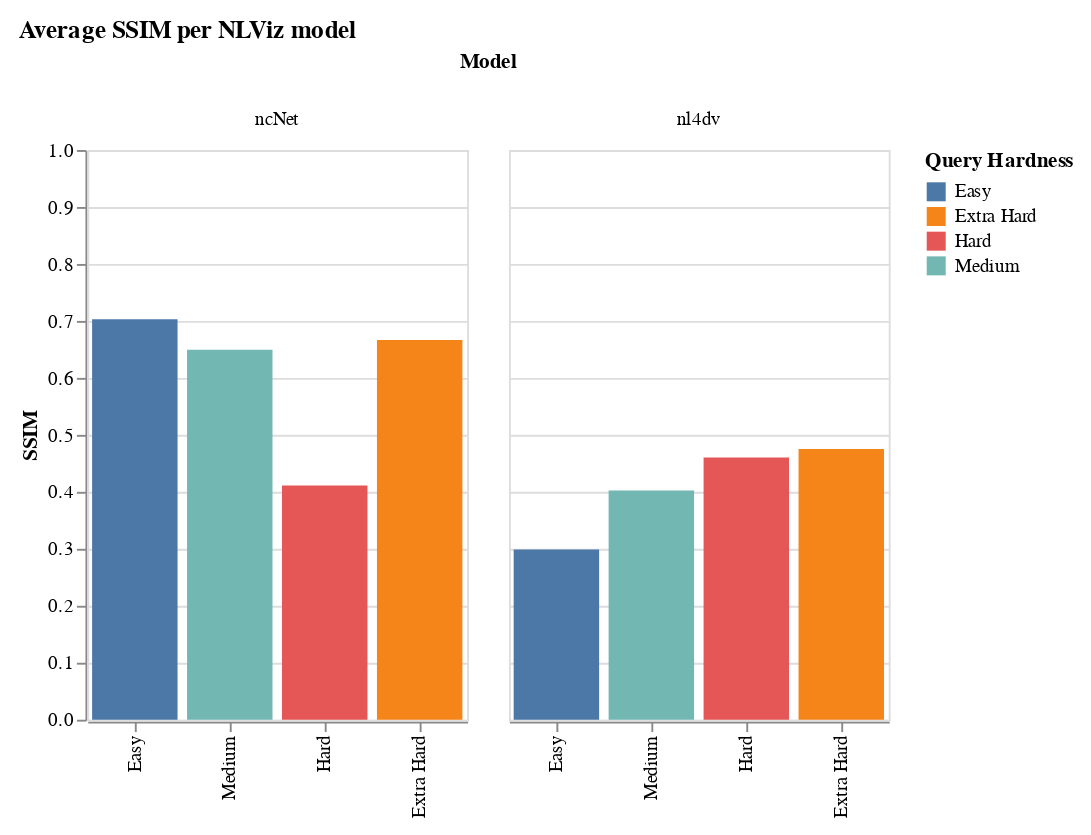

Notebook source saved alongside this figure:
### Code cell
bars = (
    alt.Chart(all_ssim_aggregate_with_hardness)
    .mark_bar()
    .encode(
        x=alt.X("hardness:N", axis=alt.Axis(title=""), sort=["Easy", "Medium", "Hard", "Extra Hard"]),
        y=alt.Y(
            "avg_ssim", scale=alt.Scale(domain=[0, 1]), axis=alt.Axis(title="SSIM")
        ),
        color=alt.Color(
            "hardness:N",
            legend=alt.Legend(
                title="Query Hardness",
            ),
        ),
        column=alt.Column("model_name:N", title="Model"),
    )
    .properties(width=200, height=300, title="Average SSIM per NLViz model", padding=10)
)

bars

### Figure 1 — Vega-Lite specification as saved in the notebook (floating-point values rounded to 4 significant figures)
{"config": {"view": {"continuousWidth": 400, "continuousHeight": 300}}, "data": {"name": "data-1ca70ced370285b5c05ccddb5fff7156"}, "mark": "bar", "encoding": {"color": {"field": "hardness", "legend": {"title": "Query Hardness"}, "type": "nominal"}, "column": {"field": "model_name", "title": "Model", "type": "nominal"}, "x": {"axis": {"title": ""}, "field": "hardness", "sort": ["Easy", "Medium", "Hard", "Extra Hard"], "type": "nominal"}, "y": {"axis": {"title": "SSIM"}, "field": "avg_ssim", "scale": {"domain": [0, 1]}, "type": "quantitative"}}, "height": 300, "padding": 10, "title": "Average SSIM per NLViz model", "width": 200, "$schema": "https://vega.github.io/schema/vega-lite/v4.17.0.json", "datasets": {"data-1ca70ced370285b5c05ccddb5fff7156": [{"model_name": "ncNet", "hardness": "Easy", "avg_ssim": 0.7028}, {"model_name": "ncNet", "hardness": "Extra Hard", "avg_ssim": 0.6667}, {"model_name": "ncNet", "hardness": "Hard", "avg_ssim": 0.4111}, {"model_name": "ncNet", "hardness": "Medium", "avg_ssim": 0.6492}, {"model_name": "nl4dv", "hardness": "Easy", "avg_ssim": 0.2989}, {"model_name": "nl4dv", "hardness": "Extra Hard", "avg_ssim": 0.475}, {"model_name": "nl4dv", "hardness": "Hard", "avg_ssim": 0.4604}, {"model_name": "nl4dv", "hardness": "Medium", "avg_ssim": 0.4022}]}}
